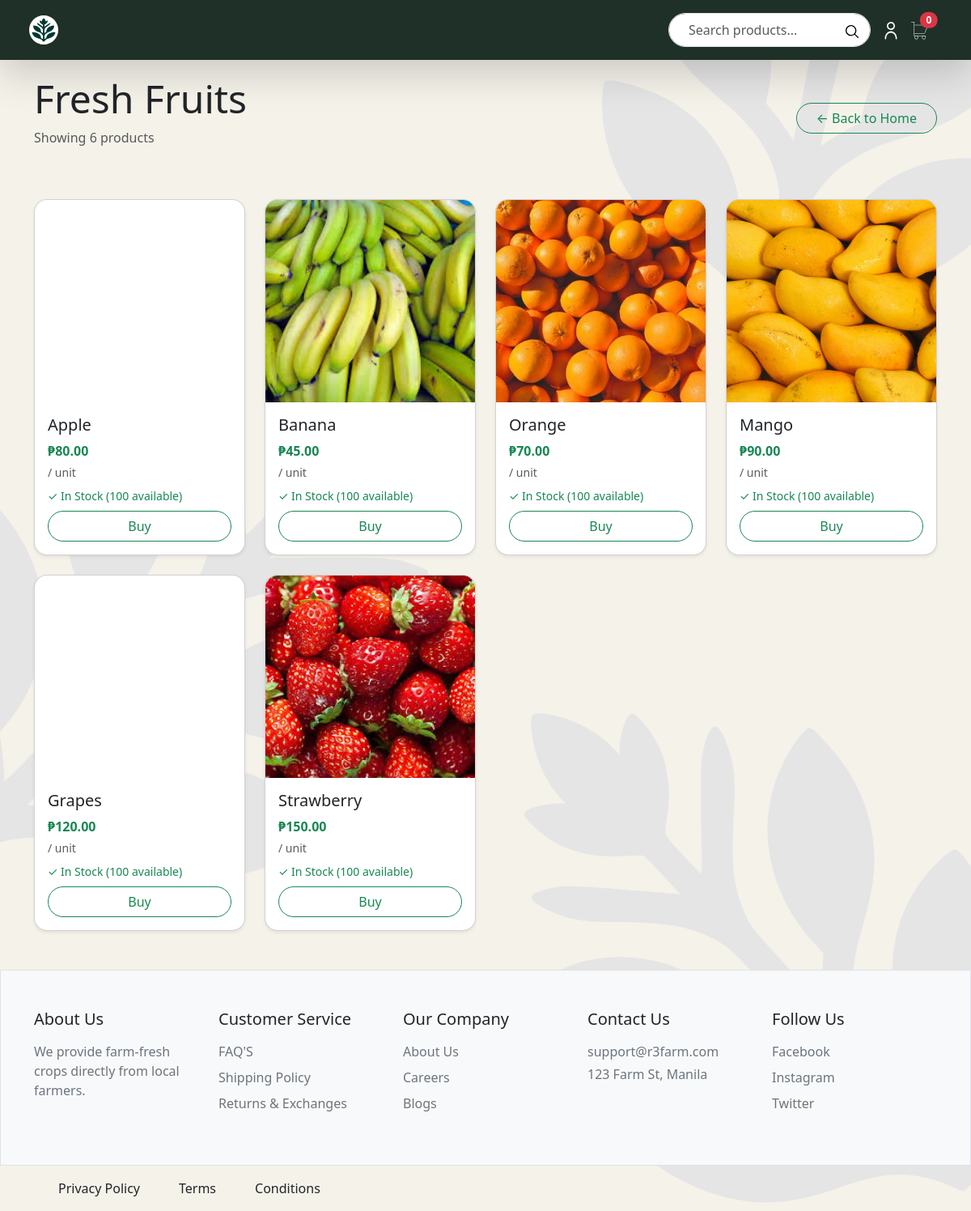
Page /category.php?cat=fruits on the earlier database version.
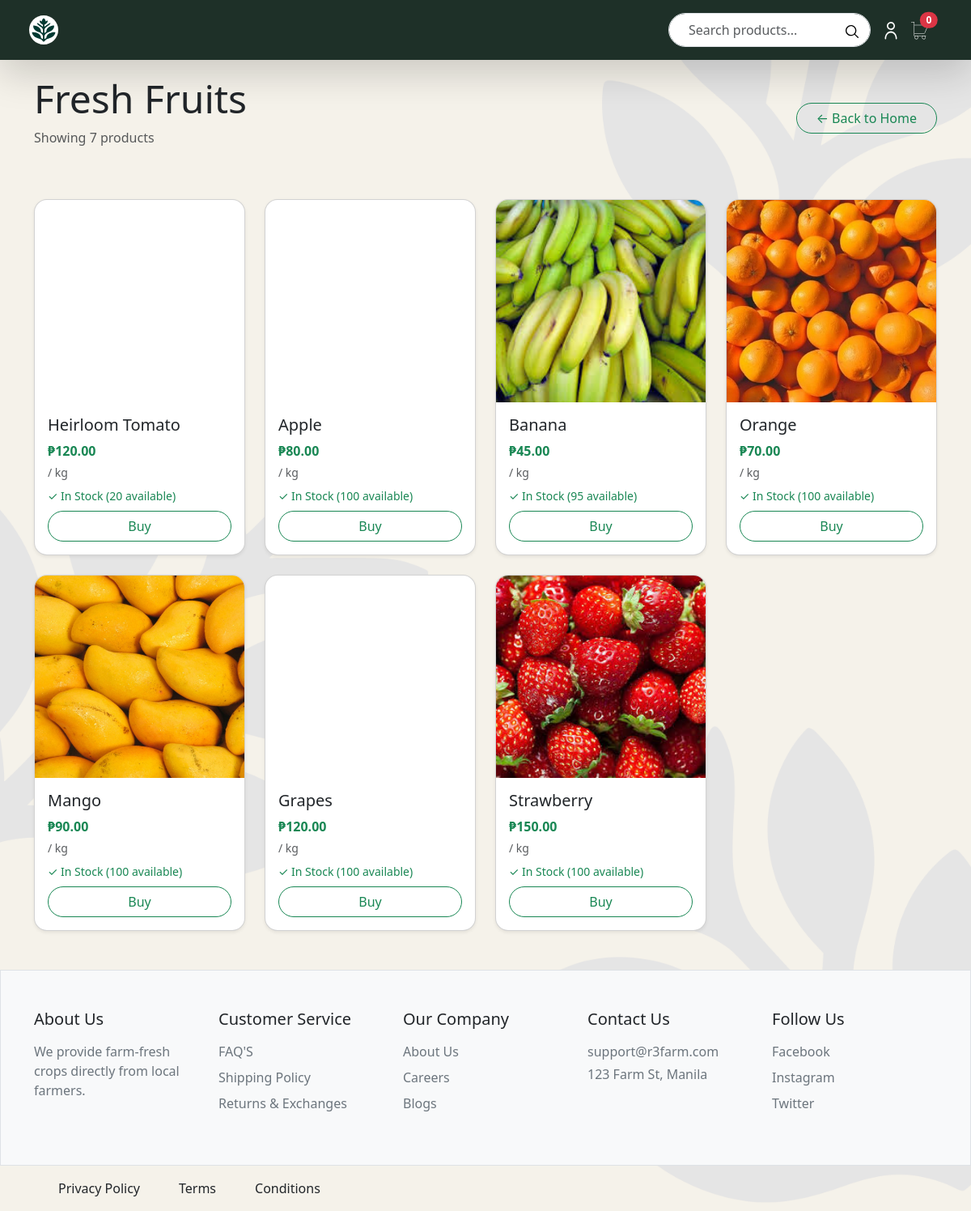
Same page on the later database version.
### tables this page shows
CREATE TABLE `products` (
  `id` int(11) NOT NULL,
  `name` varchar(100) NOT NULL,
  `category` enum('vegetables','fruits','grains','cash_crops') NOT NULL,
  `current_price` decimal(10,2) NOT NULL,
  `quantity` int(11) NOT NULL DEFAULT 0,
  `unit` enum('kg','pcs','liter','sack') DEFAULT NULL,
  `image_url` varchar(255) DEFAULT NULL,
  `created_at` timestamp NOT NULL DEFAULT current_timestamp(),
  `harvest_date` date NOT NULL,
  `updated_at` datetime NOT NULL
);

### models/Product.php (called while the page is built, shortened)
<?php
require_once __DIR__ . '/../config/Database.php';
class Product {
    private $conn;
    private $table = "products";
    public function __construct() {
        $database = new Database();
        $this->conn = $database->getConnection();
    }
    public function getByCategory($category, $limit = 4) {
        $stmt = $this->conn->prepare("SELECT * FROM {$this->table} WHERE category = ? ORDER BY created_at DESC LIMIT ?");
        $stmt->bind_param("si", $category, $limit);
        $stmt->execute();
        $result = $stmt->get_result();
        $products = [];
        while ($row = $result->fetch_assoc()) {
            $products[] = $row;
        }
        return $products;
    }
}
?>

### config/Database.php (called while the page is built, shortened)
<?php
class Database {
    private $host = "localhost";
    private $user = "root";
    private $pass = "";
    private $dbname = "r3_farm";
    public function getConnection() {
        $this->conn = new mysqli($this->host, $this->user, $this->pass, $this->dbname);
        return $this->conn;
    }
}
?>

### category.php (the view, shortened to what the changed rows need)
<?php
require_once 'models/Product.php';
$category = $_GET['cat'] ?? 'vegetables';
$categories = [
    'vegetables' => 'Fresh Vegetables',
    'fruits' => 'Fresh Fruits',
    'grains' => 'Grains / Cereals',
    'cash_crops' => 'Cash Crops'
];
$product = new Product();
$products = $product->getByCategory($category, 1000);
?>
<!DOCTYPE html>
<html lang="en">
<head>
    <link href="https://cdn.jsdelivr.net/npm/bootstrap@5.3.8/dist/css/bootstrap.min.css" rel="stylesheet">
</head>
<body>
    <div class="Background">
    <div class="container py-4 my-4">
        <div class="d-flex justify-content-between align-items-center mb-4">
            <div>
                <h1 class="display-5"><?= $categories[$category] ?></h1>
                <p class="text-muted">Showing <?= count($products) ?> products</p>
            </div>
        </div>
        <div class="row">
            <?php foreach ($products as $product): ?>
                <?php $productUnit = trim((string) ($product['unit'] ?? '')); ?>
                <div class="col-12 col-md-6 col-lg-3 mt-4">
                    <div class="card rounded-4 overflow-hidden h-100 shadow-sm">
                        <div
                            style="height: 250px; background-image: url('<?= $product['image_url'] ?? 'placeholder.jpg' ?>'); background-size: cover; background-position: center;">
                        </div>
                        <div class="card-body">
                            <h5 class="card-title"><?= htmlspecialchars($product['name']) ?></h5>
                            <p class="text-success fw-bold mb-1">₱<?= number_format($product['current_price'], 2) ?></p>
                            <div class="text-muted small mb-2">/
                                <?= htmlspecialchars($productUnit !== '' ? $productUnit : 'unit') ?>
                            </div>
                            <?php if ($product['quantity'] > 0): ?>
                                <div class="text-success small mb-2">✓ In Stock (<?= $product['quantity'] ?> available)</div>
                                <button class="btn btn-outline-success w-100 rounded-pill buy-btn" data-bs-toggle="modal"
                                    data-bs-target="#productModal" data-id="<?= $product['id'] ?>"
                                    data-name="<?= htmlspecialchars($product['name']) ?>"
                                    data-price="<?= $product['current_price'] ?>" data-quantity="<?= $product['quantity'] ?>"
                                    data-unit="<?= htmlspecialchars($productUnit) ?>"
                                    data-image="<?= $product['image_url'] ?? 'placeholder.jpg' ?>">
                                    Buy
                                </button>
                            <?php else: ?>
                                <div class="text-danger small mb-2">✗ Out of Stock</div>
                                <button class="btn btn-secondary w-100 rounded-pill" disabled>OUT OF STOCK</button>
                            <?php endif; ?>
                        </div>
                    </div>
                </div>
            <?php endforeach; ?>
        </div>
    </div>
    </div>
</body>
</html>

Differences in the rows shown:
now on this page (row edited): products: name "Heirloom Tomato", current_price "120.00", unit "kg", quantity "20"
changed products "Apple": unit "unit" → "kg"
changed products "Banana": unit "unit" → "kg"; quantity "100" → "95"
changed products "Orange": unit "unit" → "kg"
changed products "Mango": unit "unit" → "kg"
changed products "Grapes": unit "unit" → "kg"
changed products "Strawberry": unit "unit" → "kg"
Other differences:
count($products): "6" → "7"
